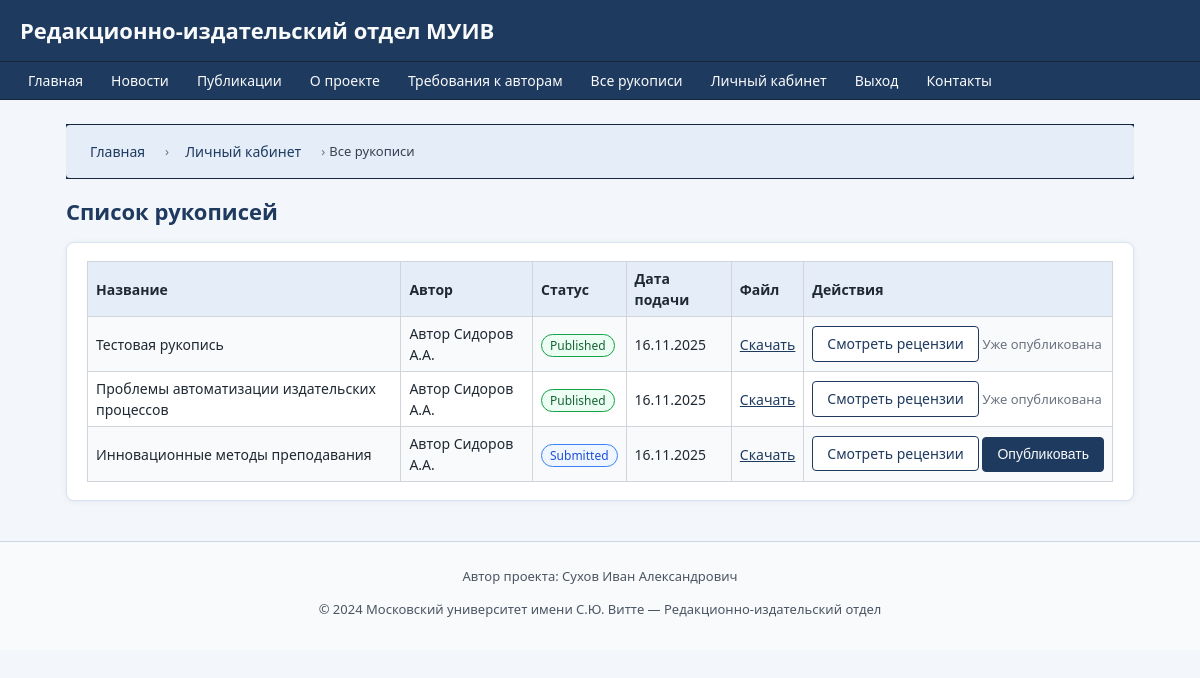
The page /manuscripts (signed in) on the database as committed earlier.
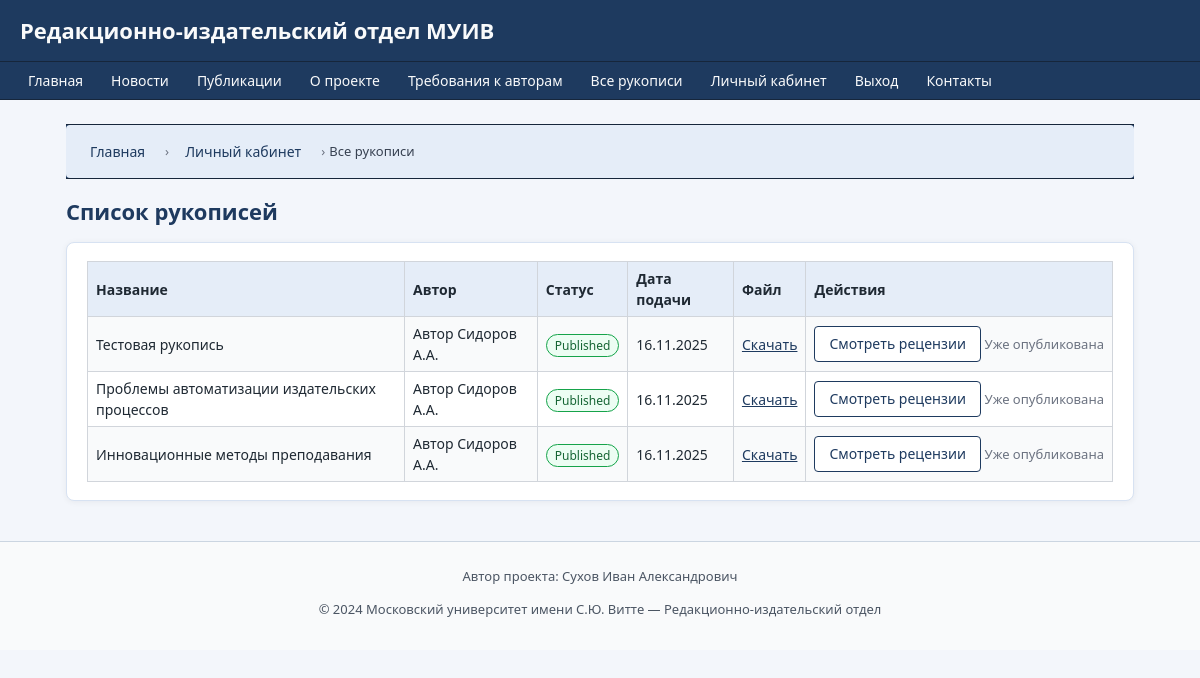
The same page on the database as committed later.
### models.py (models this page shows)
class Manuscript(db.Model):
    __tablename__ = 'manuscripts'
    id = db.Column(db.Integer, primary_key=True)
    title = db.Column(db.String(256), nullable=False)
    description = db.Column(db.Text)
    file_path = db.Column(db.String(256), nullable=False)
    status = db.Column(db.String(32), nullable=False, default='submitted')
    created_at = db.Column(db.DateTime, default=datetime.utcnow)
    updated_at = db.Column(db.DateTime, default=datetime.utcnow, onupdate=datetime.utcnow)
    author_id = db.Column(db.Integer, db.ForeignKey('users.id'), nullable=False)
    publication_id = db.Column(db.Integer, db.ForeignKey('publications.id'), nullable=True)
    reviews = db.relationship('Review', backref='manuscript', lazy=True)
    history = db.relationship('ManuscriptHistory',
                              backref='manuscript',
                              lazy=True,
                              order_by='ManuscriptHistory.created_at')

class User(db.Model):
    __tablename__ = 'users'
    id = db.Column(db.Integer, primary_key=True)
    full_name = db.Column(db.String(128), nullable=False)
    email = db.Column(db.String(128), unique=True, nullable=False)
    password_hash = db.Column(db.String(128), nullable=False)
    role = db.Column(db.String(32), nullable=False)  # author, staff, reviewer, admin
    registered_at = db.Column(db.DateTime, default=datetime.utcnow)
    is_blocked = db.Column(db.Boolean, default=False)
    manuscripts = db.relationship('Manuscript', backref='author', lazy=True)
    reviews_made = db.relationship('Review', foreign_keys='Review.reviewer_id',
                                   backref='reviewer_user', lazy=True)
    messages_sent = db.relationship('Message', backref='sender', lazy=True)
    history_entries = db.relationship('ManuscriptHistory',
                                      backref='actor',
                                      lazy=True,
                                      foreign_keys='ManuscriptHistory.actor_id')

### routes.py (the view)
@routes.route('/manuscripts')
@login_required()
def manuscript_list():
    user = current_user()
    if user.role == 'staff':
        manuscripts = Manuscript.query.order_by(Manuscript.created_at.desc()).all()
        crumbs_title = "Все рукописи"
    elif user.role == 'reviewer':
        manuscripts = [r.manuscript for r in Review.query.filter_by(reviewer_id=user.id).all()]
        crumbs_title = "Рецензирование"
    else:
        abort(403)
    return render_template(
        'manuscripts/manuscript_list.html',
        manuscripts=manuscripts,
        user=user,
        breadcrumbs=[
            ("Главная", url_for('routes.index')),
            ("Личный кабинет", url_for('routes.lk')),
            (crumbs_title, None)
        ]
    )

### routes.py (called while the page is built)
def current_user():
    uid = session.get('user_id')
    if uid:
        return User.query.get(uid)
    return None

def login_required(role=None):
    def wrapper(f):
        from functools import wraps
        @wraps(f)
        def decorated_function(*args, **kwargs):
            user = current_user()
            if not user:
                flash("Для доступа требуется вход.", "warning")
                return redirect(url_for('routes.login'))
            if role and user.role != role:
                flash("Недостаточно прав.", "danger")
                return redirect(url_for('routes.index'))
            return f(*args, **kwargs)
        return decorated_function
    return wrapper

### templates/manuscripts/manuscript_list.html (shortened to what this page needs)
{% extends "base.html" %}
{% block content %}
<h2>
    {% if user.role == 'staff' %}
        Список рукописей
    {% elif user.role == 'reviewer' %}
        Рукописи для рецензирования
    {% else %}
        Рукописи
    {% endif %}
</h2>
<div class="card">
    {% if manuscripts %}
        <table class="table-striped">
            <tr>
                <th>Название</th>
                {% if user.role == 'staff' %}
                    <th>Автор</th>
                {% endif %}
                <th>Статус</th>
                <th>Дата подачи</th>
                <th>Файл</th>
                <th>
                    {% if user.role == 'staff' %}
                        Действия
                    {% else %}
                        Рецензии
                    {% endif %}
                </th>
            </tr>
            {% for m in manuscripts %}
            <tr>
                <td>{{ m.title }}</td>
                {% if user.role == 'staff' %}
                    <td>{{ m.author.full_name if m.author else "—" }}</td>
                {% endif %}
                <td>
                    <span class="manuscript-status status-{{ m.status }}">
                        {{ m.status|replace('_', ' ')|capitalize }}
                    </span>
                </td>
                <td>
                    {% if m.created_at %}
                        {{ m.created_at.strftime('%d.%m.%Y') }}
                    {% endif %}
                </td>
                <td>
                    {% if m.file_path %}
                        <a href="{{ url_for('routes.media',
                                            filename=m.file_path[6:] if m.file_path.startswith('media/') else m.file_path) }}"
                           target="_blank">
                            Скачать
                        </a>
                    {% else %}
                        —
                    {% endif %}
                </td>
                <td style="white-space: nowrap;">
                    {% if user.role == 'reviewer' %}
                        <a href="{{ url_for('routes.review_form', manuscript_id=m.id) }}"
                           class="btn btn-outline">
                            Рецензировать
                        </a>
                    {% elif user.role == 'staff' %}
                        <a href="{{ url_for('routes.review_list', manuscript_id=m.id) }}"
                           class="btn btn-outline">
                            Смотреть рецензии
                        </a>
                        {% if m.status != 'published' %}
                            <form action="{{ url_for('routes.publish_manuscript', manuscript_id=m.id) }}"
                                  method="post"
                                  style="display:inline;">
                                <button type="submit" class="btn btn-primary">
                                    Опубликовать
                                </button>
                            </form>
                        {% else %}
                            <span class="hint">Уже опубликована</span>
                        {% endif %}
                    {% endif %}
                </td>
            </tr>
            {% endfor %}
        </table>
    {% else %}
        <p>Рукописи не найдены.</p>
    {% endif %}
</div>
{% endblock %}

Rows that differ between the two databases and show on the page:
changed Manuscript "Инновационные методы преподавания": status "Submitted" → "Published"; status "Опубликовать" → "Уже опубликована"
